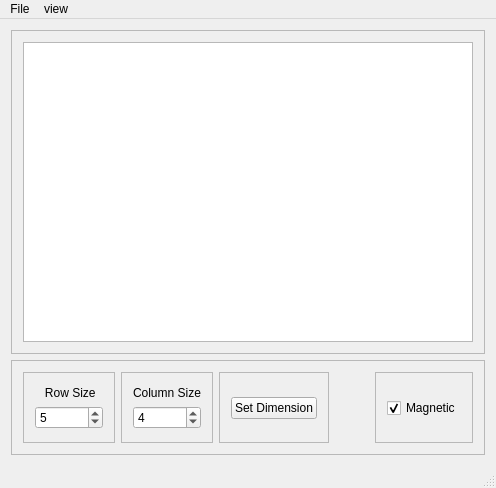
<?xml version="1.0" encoding="UTF-8"?>
<ui version="4.0">
 <class>MainWindow</class>
 <widget class="QMainWindow" name="MainWindow">
  <property name="geometry">
   <rect>
    <x>0</x>
    <y>0</y>
    <width>488</width>
    <height>480</height>
   </rect>
  </property>
  <property name="windowTitle">
   <string>MainWindow</string>
  </property>
  <widget class="QWidget" name="centralWidget">
   <layout class="QVBoxLayout" name="verticalLayout">
    <item>
     <widget class="QFrame" name="frame_6">
      <property name="frameShape">
       <enum>QFrame::StyledPanel</enum>
      </property>
      <property name="frameShadow">
       <enum>QFrame::Raised</enum>
      </property>
      <layout class="QHBoxLayout" name="horizontalLayout_2">
       <item>
        <widget class="QGraphicsView" name="screen">
         <property name="sizePolicy">
          <sizepolicy hsizetype="Minimum" vsizetype="Minimum">
           <horstretch>0</horstretch>
           <verstretch>0</verstretch>
          </sizepolicy>
         </property>
         <property name="minimumSize">
          <size>
           <width>450</width>
           <height>300</height>
          </size>
         </property>
         <property name="autoFillBackground">
          <bool>false</bool>
         </property>
         <property name="verticalScrollBarPolicy">
          <enum>Qt::ScrollBarAsNeeded</enum>
         </property>
         <property name="horizontalScrollBarPolicy">
          <enum>Qt::ScrollBarAsNeeded</enum>
         </property>
         <property name="sizeAdjustPolicy">
          <enum>QAbstractScrollArea::AdjustToContents</enum>
         </property>
         <property name="backgroundBrush">
          <brush brushstyle="Dense7Pattern">
           <color alpha="30">
            <red>0</red>
            <green>0</green>
            <blue>0</blue>
           </color>
          </brush>
         </property>
         <property name="foregroundBrush">
          <brush brushstyle="NoBrush">
           <color alpha="255">
            <red>0</red>
            <green>0</green>
            <blue>0</blue>
           </color>
          </brush>
         </property>
         <property name="interactive">
          <bool>true</bool>
         </property>
         <property name="resizeAnchor">
          <enum>QGraphicsView::AnchorViewCenter</enum>
         </property>
        </widget>
       </item>
      </layout>
     </widget>
    </item>
    <item>
     <widget class="QFrame" name="frame">
      <property name="sizePolicy">
       <sizepolicy hsizetype="Preferred" vsizetype="Fixed">
        <horstretch>0</horstretch>
        <verstretch>0</verstretch>
       </sizepolicy>
      </property>
      <property name="frameShape">
       <enum>QFrame::StyledPanel</enum>
      </property>
      <property name="frameShadow">
       <enum>QFrame::Raised</enum>
      </property>
      <layout class="QHBoxLayout" name="horizontalLayout">
       <item>
        <widget class="QFrame" name="frame_2">
         <property name="frameShape">
          <enum>QFrame::StyledPanel</enum>
         </property>
         <property name="frameShadow">
          <enum>QFrame::Raised</enum>
         </property>
         <property name="lineWidth">
          <number>1</number>
         </property>
         <layout class="QVBoxLayout" name="verticalLayout_2">
          <item>
           <spacer name="verticalSpacer_7">
            <property name="orientation">
             <enum>Qt::Vertical</enum>
            </property>
            <property name="sizeHint" stdset="0">
             <size>
              <width>20</width>
              <height>2</height>
             </size>
            </property>
           </spacer>
          </item>
          <item>
           <widget class="QLabel" name="label">
            <property name="text">
             <string>   Row Size  </string>
            </property>
           </widget>
          </item>
          <item>
           <widget class="QSpinBox" name="row_size_input">
            <property name="minimum">
             <number>1</number>
            </property>
            <property name="maximum">
             <number>9999</number>
            </property>
            <property name="value">
             <number>5</number>
            </property>
           </widget>
          </item>
          <item>
           <spacer name="verticalSpacer_8">
            <property name="orientation">
             <enum>Qt::Vertical</enum>
            </property>
            <property name="sizeHint" stdset="0">
             <size>
              <width>20</width>
              <height>2</height>
             </size>
            </property>
           </spacer>
          </item>
         </layout>
        </widget>
       </item>
       <item>
        <widget class="QFrame" name="frame_3">
         <property name="frameShape">
          <enum>QFrame::StyledPanel</enum>
         </property>
         <property name="frameShadow">
          <enum>QFrame::Raised</enum>
         </property>
         <layout class="QVBoxLayout" name="verticalLayout_3">
          <item>
           <spacer name="verticalSpacer_5">
            <property name="orientation">
             <enum>Qt::Vertical</enum>
            </property>
            <property name="sizeHint" stdset="0">
             <size>
              <width>20</width>
              <height>2</height>
             </size>
            </property>
           </spacer>
          </item>
          <item>
           <widget class="QLabel" name="label_2">
            <property name="text">
             <string>Column Size</string>
            </property>
           </widget>
          </item>
          <item>
           <widget class="QSpinBox" name="column_size_input">
            <property name="minimum">
             <number>1</number>
            </property>
            <property name="maximum">
             <number>30</number>
            </property>
            <property name="value">
             <number>4</number>
            </property>
           </widget>
          </item>
          <item>
           <spacer name="verticalSpacer_6">
            <property name="orientation">
             <enum>Qt::Vertical</enum>
            </property>
            <property name="sizeHint" stdset="0">
             <size>
              <width>20</width>
              <height>2</height>
             </size>
            </property>
           </spacer>
          </item>
         </layout>
        </widget>
       </item>
       <item>
        <widget class="QFrame" name="frame_4">
         <property name="frameShape">
          <enum>QFrame::StyledPanel</enum>
         </property>
         <property name="frameShadow">
          <enum>QFrame::Raised</enum>
         </property>
         <layout class="QVBoxLayout" name="verticalLayout_4">
          <item>
           <spacer name="verticalSpacer">
            <property name="orientation">
             <enum>Qt::Vertical</enum>
            </property>
            <property name="sizeHint" stdset="0">
             <size>
              <width>20</width>
              <height>9</height>
             </size>
            </property>
           </spacer>
          </item>
          <item>
           <widget class="QPushButton" name="set_dimension_button">
            <property name="text">
             <string>Set Dimension</string>
            </property>
           </widget>
          </item>
          <item>
           <spacer name="verticalSpacer_4">
            <property name="orientation">
             <enum>Qt::Vertical</enum>
            </property>
            <property name="sizeHint" stdset="0">
             <size>
              <width>20</width>
              <height>5</height>
             </size>
            </property>
           </spacer>
          </item>
         </layout>
        </widget>
       </item>
       <item>
        <spacer name="horizontalSpacer">
         <property name="orientation">
          <enum>Qt::Horizontal</enum>
         </property>
         <property name="sizeHint" stdset="0">
          <size>
           <width>40</width>
           <height>20</height>
          </size>
         </property>
        </spacer>
       </item>
       <item>
        <widget class="QFrame" name="frame_5">
         <property name="frameShape">
          <enum>QFrame::StyledPanel</enum>
         </property>
         <property name="frameShadow">
          <enum>QFrame::Raised</enum>
         </property>
         <layout class="QVBoxLayout" name="verticalLayout_5">
          <item>
           <spacer name="verticalSpacer_2">
            <property name="orientation">
             <enum>Qt::Vertical</enum>
            </property>
            <property name="sizeHint" stdset="0">
             <size>
              <width>20</width>
              <height>3</height>
             </size>
            </property>
           </spacer>
          </item>
          <item>
           <widget class="QCheckBox" name="isMagnetic">
            <property name="enabled">
             <bool>true</bool>
            </property>
            <property name="text">
             <string>Magnetic</string>
            </property>
            <property name="checked">
             <bool>true</bool>
            </property>
           </widget>
          </item>
          <item>
           <spacer name="verticalSpacer_3">
            <property name="orientation">
             <enum>Qt::Vertical</enum>
            </property>
            <property name="sizeHint" stdset="0">
             <size>
              <width>20</width>
              <height>5</height>
             </size>
            </property>
           </spacer>
          </item>
         </layout>
        </widget>
       </item>
      </layout>
     </widget>
    </item>
   </layout>
  </widget>
  <widget class="QMenuBar" name="menuBar">
   <property name="geometry">
    <rect>
     <x>0</x>
     <y>0</y>
     <width>488</width>
     <height>21</height>
    </rect>
   </property>
   <widget class="QMenu" name="menuFile">
    <property name="title">
     <string>File</string>
    </property>
    <addaction name="actionSave"/>
    <addaction name="actionLoad"/>
    <addaction name="separator"/>
    <addaction name="actionimport"/>
    <addaction name="actionExport"/>
   </widget>
   <widget class="QMenu" name="menuview">
    <property name="title">
     <string>view</string>
    </property>
    <addaction name="actionAgents"/>
    <addaction name="actionSocial_Preferencies"/>
   </widget>
   <addaction name="menuFile"/>
   <addaction name="menuview"/>
  </widget>
  <widget class="QStatusBar" name="statusBar"/>
  <action name="actionSave">
   <property name="text">
    <string>Save</string>
   </property>
  </action>
  <action name="actionLoad">
   <property name="text">
    <string>Load</string>
   </property>
  </action>
  <action name="actionimport">
   <property name="text">
    <string>Import</string>
   </property>
  </action>
  <action name="actionExport">
   <property name="text">
    <string>Export</string>
   </property>
  </action>
  <action name="actionAgents">
   <property name="text">
    <string>Agents</string>
   </property>
  </action>
  <action name="actionSocial_Preferencies">
   <property name="text">
    <string>Social Preferences</string>
   </property>
  </action>
 </widget>
 <layoutdefault spacing="6" margin="11"/>
 <resources/>
 <connections/>
</ui>
